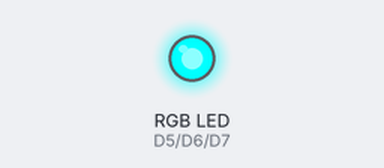
Simulated run of this sketch. Board: ESP8266 (NodeMCU). Parts: an RGB LED mixed from three pins (HIGH = lit).

Above: at 0.5 s.
At 1.5 s:
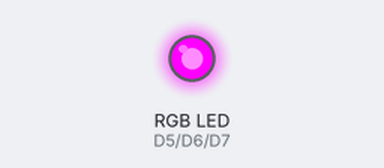
At 5.5 s:
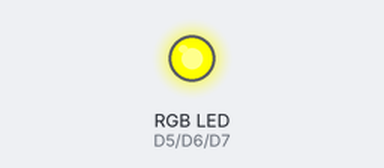
Timing chart, 0 to 6.9 s (numbered marks = the images above):
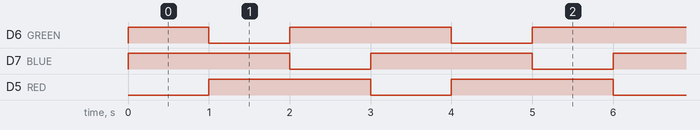

Measured:
- by itself, D6 (GREEN), D7 (BLUE), D5 (RED): alternates HIGH for 2.0 s and LOW for 1.0 s
- by itself, everything shown: repeats every 3.0 s, in 3 steps

The sketch:

Common-Anode_RGB.ino
```cpp
//This code is for common anode RGB diode using NodeMCU ESP8266.
int RED = D5;//GPIO-14 for NodeMCU
int GREEN = D6;//GPIO-12 for NodeMCU
int BLUE = D7;//GPIO-13 for NodeMCU
void setup() {
pinMode(RED, OUTPUT);
pinMode(GREEN, OUTPUT);
pinMode(BLUE, OUTPUT);
digitalWrite(RED,HIGH);
digitalWrite(GREEN,HIGH);
digitalWrite(BLUE,HIGH);
}
void loop() {
digitalWrite(RED,LOW);
digitalWrite(GREEN,HIGH);
digitalWrite(BLUE,HIGH);
delay(1000);//delay of 1sec
digitalWrite(RED,HIGH);
digitalWrite(GREEN,LOW);
digitalWrite(BLUE,HIGH);
delay(1000);//dealy of 1sec
digitalWrite(RED,HIGH);
digitalWrite(GREEN,HIGH);
digitalWrite(BLUE,LOW);
delay(1000);
}
```
